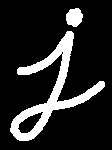
#> input picture corrosion-expansion/j.bmp, 112 x 150 px
$ jupyter execute --allow-errors corrosion_expansion.ipynb
#> lines starting #> are read from the running program, lines starting #| are printed output that depends on the picture; after the words box and inside, x2 and y2 are one past the last pixel; in counts of white or black regions, pixels touching at a corner belong together
[cell 1]
import cv2
import matplotlib.pyplot as plt
import numpy as np

[cell 2]
# 腐蚀就是"变瘦"，膨胀就是"变胖"

[cell 3]
# 腐蚀
# 原理是在原图的小区域内取局部最小值
img = cv2.imread('j.bmp', 0)
#> img: shape (150, 112); 15.3% white; 2 white regions, box (x1, y1, x2, y2) and area: (10, 31, 105, 141) 2331, (66, 8, 83, 27) 245
kernel = np.ones((5, 5), np.uint8)
erosion = cv2.erode(img, kernel)  # 腐蚀
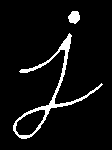
#> erosion: shape (150, 112); 6% white; 2 white regions, box (x1, y1, x2, y2) and area: (13, 33, 103, 139) 898, (68, 11, 80, 24) 117
plt.imshow(np.hstack((img, erosion)), 'gray')
plt.show()
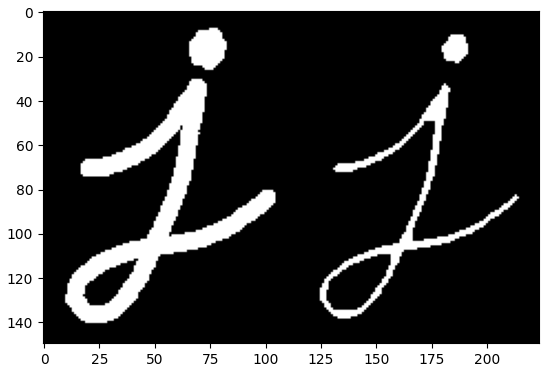
#> figure drawn by matplotlib, 1 panel

[cell 4]
# 这个核也叫结构元素，因为形态学操作其实也是应用卷积来实现的。
# 结构元素可以是矩形/椭圆/十字形，可以用cv2.getStructuringElement()
# 来生成不同形状的结构元素，比如：
# kernel = cv2.getStructuringElement(cv2.MORPH_RECT, (5, 5))  # 矩形结构
# kernel = cv2.getStructuringElement(cv2.MORPH_ELLIPSE, (5, 5))  # 椭圆结构
# kernel = cv2.getStructuringElement(cv2.MORPH_CROSS, (5, 5))  # 十字形结构

[cell 5]
# 膨胀
img = cv2.imread('j.bmp', 0)
kernel = np.ones((5, 5), np.uint8)
dilate = cv2.dilate(img, kernel)  # 膨胀
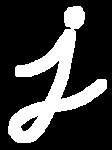
#> dilate: shape (150, 112); 24.6% white; 1 white region, box (x1, y1, x2, y2) and area: (8, 6, 107, 143) 4134
plt.imshow(np.hstack((img, dilate)), 'gray')
plt.show()
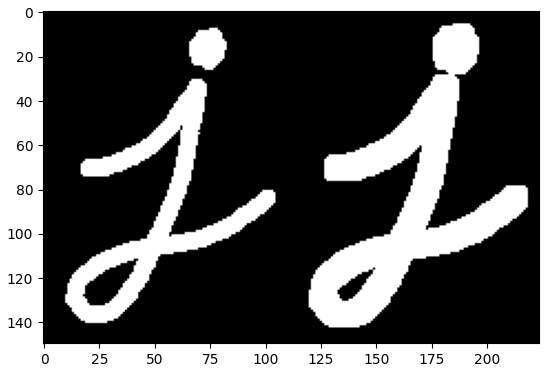
#> figure drawn by matplotlib, 1 panel
